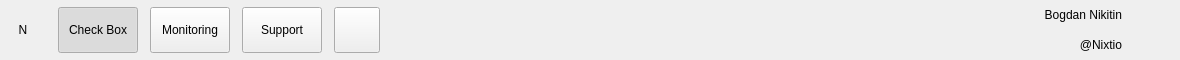
<?xml version="1.0" encoding="UTF-8"?>
<ui version="4.0">
 <class>TopNav</class>
 <widget class="QWidget" name="TopNav">
  <property name="geometry"><rect><x>0</x><y>0</y><width>1180</width><height>60</height></rect></property>
  <layout class="QHBoxLayout" name="topNavLayout">
   <property name="leftMargin"><number>0</number></property>
   <property name="topMargin"><number>0</number></property>
   <property name="rightMargin"><number>0</number></property>
   <property name="bottomMargin"><number>0</number></property>
   <property name="spacing"><number>12</number></property>
   <item>
    <widget class="QLabel" name="logo">
     <property name="minimumSize"><size><width>46</width><height>46</height></size></property>
     <property name="maximumSize"><size><width>46</width><height>46</height></size></property>
     <property name="alignment"><set>Qt::AlignCenter</set></property>
     <property name="text"><string>N</string></property>
    </widget>
   </item>
   <item>
    <widget class="QPushButton" name="navBtn0">
     <property name="minimumSize"><size><width>0</width><height>46</height></size></property>
     <property name="checkable"><bool>true</bool></property>
     <property name="checked"><bool>true</bool></property>
     <property name="text"><string>Check Box</string></property>
     <property name="role" stdset="0"><string>navPill</string></property>
    </widget>
   </item>
   <item>
    <widget class="QPushButton" name="navBtn1">
     <property name="minimumSize"><size><width>0</width><height>46</height></size></property>
     <property name="checkable"><bool>true</bool></property>
     <property name="text"><string>Monitoring</string></property>
     <property name="role" stdset="0"><string>navPill</string></property>
    </widget>
   </item>
   <item>
    <widget class="QPushButton" name="navBtn2">
     <property name="minimumSize"><size><width>0</width><height>46</height></size></property>
     <property name="checkable"><bool>true</bool></property>
     <property name="text"><string>Support</string></property>
     <property name="role" stdset="0"><string>navPill</string></property>
    </widget>
   </item>
   <item>
    <widget class="QPushButton" name="searchBtn">
     <property name="minimumSize"><size><width>46</width><height>46</height></size></property>
     <property name="maximumSize"><size><width>46</width><height>46</height></size></property>
     <property name="text"><string/></property>
     <property name="role" stdset="0"><string>iconPill</string></property>
    </widget>
   </item>
   <item>
    <spacer name="topSpacer">
     <property name="orientation"><enum>Qt::Horizontal</enum></property>
     <property name="sizeHint" stdset="0"><size><width>40</width><height>20</height></size></property>
    </spacer>
   </item>
   <item>
    <layout class="QVBoxLayout" name="profileTextLayout">
     <property name="spacing"><number>0</number></property>
     <item>
      <widget class="QLabel" name="profileName">
       <property name="alignment"><set>Qt::AlignRight|Qt::AlignVCenter</set></property>
       <property name="text"><string>Bogdan Nikitin</string></property>
       <property name="role" stdset="0"><string>profileName</string></property>
      </widget>
     </item>
     <item>
      <widget class="QLabel" name="profileHandle">
       <property name="alignment"><set>Qt::AlignRight|Qt::AlignVCenter</set></property>
       <property name="text"><string>@Nixtio</string></property>
       <property name="role" stdset="0"><string>profileHandle</string></property>
      </widget>
     </item>
    </layout>
   </item>
   <item>
    <widget class="QLabel" name="avatar">
     <property name="minimumSize"><size><width>46</width><height>46</height></size></property>
     <property name="maximumSize"><size><width>46</width><height>46</height></size></property>
     <property name="alignment"><set>Qt::AlignCenter</set></property>
     <property name="text"><string/></property>
    </widget>
   </item>
  </layout>
 </widget>
 <connections/>
</ui>
